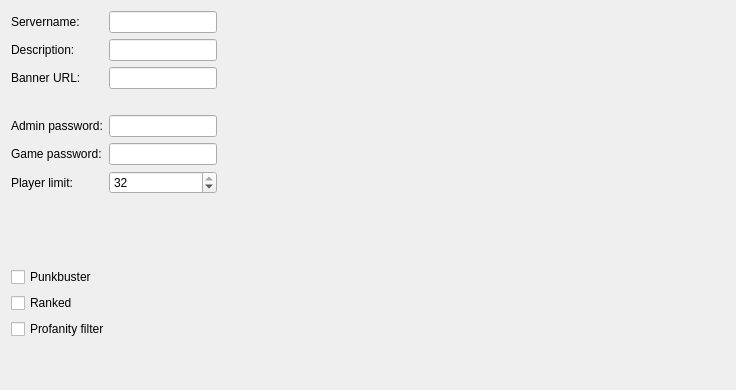
         <widget class="QWidget" name="tab_op_so">
          <attribute name="title">
           <string>Server Options</string>
          </attribute>
          <layout class="QGridLayout" name="gridLayout_2">
           <item row="0" column="0">
            <layout class="QFormLayout" name="formLayout_2">
             <item row="0" column="0">
              <widget class="QLabel" name="label_op_so_serverName">
               <property name="locale">
                <locale language="English" country="UnitedStates"/>
               </property>
               <property name="text">
                <string>Servername:</string>
               </property>
              </widget>
             </item>
             <item row="0" column="1">
              <widget class="QLineEdit" name="lineEdit_op_so_serverName">
               <property name="locale">
                <locale language="English" country="UnitedStates"/>
               </property>
              </widget>
             </item>
             <item row="1" column="0">
              <widget class="QLabel" name="label_op_so_serverDescription">
               <property name="locale">
                <locale language="English" country="UnitedStates"/>
               </property>
               <property name="text">
                <string>Description:</string>
               </property>
              </widget>
             </item>
             <item row="1" column="1">
              <widget class="QLineEdit" name="lineEdit_op_so_serverDescription">
               <property name="locale">
                <locale language="English" country="UnitedStates"/>
               </property>
              </widget>
             </item>
             <item row="2" column="0">
              <widget class="QLabel" name="label_op_so_bannerUrl">
               <property name="locale">
                <locale language="English" country="UnitedStates"/>
               </property>
               <property name="text">
                <string>Banner URL:</string>
               </property>
              </widget>
             </item>
             <item row="2" column="1">
              <widget class="QLineEdit" name="lineEdit_op_so_bannerUrl">
               <property name="locale">
                <locale language="English" country="UnitedStates"/>
               </property>
              </widget>
             </item>
             <item row="4" column="0">
              <widget class="QLabel" name="label_op_so_adminPassword">
               <property name="locale">
                <locale language="English" country="UnitedStates"/>
               </property>
               <property name="text">
                <string>Admin password:</string>
               </property>
               <property name="alignment">
                <set>Qt::AlignLeading|Qt::AlignLeft|Qt::AlignVCenter</set>
               </property>
              </widget>
             </item>
             <item row="4" column="1">
              <widget class="QLineEdit" name="lineEdit_op_so_adminPassword">
               <property name="minimumSize">
                <size>
                 <width>0</width>
                 <height>0</height>
                </size>
               </property>
               <property name="maximumSize">
                <size>
                 <width>16777215</width>
                 <height>16777215</height>
                </size>
               </property>
               <property name="locale">
                <locale language="English" country="UnitedStates"/>
               </property>
              </widget>
             </item>
             <item row="5" column="0">
              <widget class="QLabel" name="label_so_gamePassword">
               <property name="locale">
                <locale language="English" country="UnitedStates"/>
               </property>
               <property name="text">
                <string>Game password:</string>
               </property>
               <property name="alignment">
                <set>Qt::AlignLeading|Qt::AlignLeft|Qt::AlignVCenter</set>
               </property>
              </widget>
             </item>
             <item row="5" column="1">
              <widget class="QLineEdit" name="lineEdit_op_so_gamePassword">
               <property name="minimumSize">
                <size>
                 <width>0</width>
                 <height>0</height>
                </size>
               </property>
               <property name="maximumSize">
                <size>
                 <width>16777215</width>
                 <height>16777215</height>
                </size>
               </property>
               <property name="styleSheet">
                <string notr="true"/>
               </property>
               <property name="locale">
                <locale language="English" country="UnitedStates"/>
               </property>
              </widget>
             </item>
             <item row="6" column="0">
              <widget class="QLabel" name="label_so_playerLimit">
               <property name="locale">
                <locale language="English" country="UnitedStates"/>
               </property>
               <property name="text">
                <string>Player limit:</string>
               </property>
               <property name="alignment">
                <set>Qt::AlignLeading|Qt::AlignLeft|Qt::AlignVCenter</set>
               </property>
              </widget>
             </item>
             <item row="6" column="1">
              <widget class="QSpinBox" name="spinBox_op_so_playerLimit">
               <property name="minimumSize">
                <size>
                 <width>0</width>
                 <height>0</height>
                </size>
               </property>
               <property name="maximumSize">
                <size>
                 <width>16777215</width>
                 <height>16777215</height>
                </size>
               </property>
               <property name="locale">
                <locale language="English" country="UnitedStates"/>
               </property>
               <property name="maximum">
                <number>32</number>
               </property>
               <property name="value">
                <number>32</number>
               </property>
              </widget>
             </item>
             <item row="3" column="1">
              <widget class="QLabel" name="label_op_so_bannerImage">
               <property name="text">
                <string/>
               </property>
              </widget>
             </item>
            </layout>
           </item>
           <item row="0" column="1" rowspan="2">
            <spacer name="horizontalSpacer_3">
             <property name="orientation">
              <enum>Qt::Horizontal</enum>
             </property>
             <property name="sizeHint" stdset="0">
              <size>
               <width>502</width>
               <height>328</height>
              </size>
             </property>
            </spacer>
           </item>
           <item row="1" column="0">
            <layout class="QVBoxLayout" name="verticalLayout">
             <item>
              <widget class="QCheckBox" name="checkBox_op_so_ranked">
               <property name="locale">
                <locale language="English" country="UnitedStates"/>
               </property>
               <property name="text">
                <string>Punkbuster</string>
               </property>
              </widget>
             </item>
             <item>
              <widget class="QCheckBox" name="checkBox_op_so_punkbuster">
               <property name="locale">
                <locale language="English" country="UnitedStates"/>
               </property>
               <property name="text">
                <string>Ranked</string>
               </property>
              </widget>
             </item>
             <item>
              <widget class="QCheckBox" name="checkBox_op_so_profanityFilter">
               <property name="locale">
                <locale language="English" country="UnitedStates"/>
               </property>
               <property name="text">
                <string>Profanity filter</string>
               </property>
              </widget>
             </item>
            </layout>
           </item>
           <item row="2" column="0" colspan="2">
            <spacer name="verticalSpacer">
             <property name="orientation">
              <enum>Qt::Vertical</enum>
             </property>
             <property name="sizeHint" stdset="0">
              <size>
               <width>20</width>
               <height>40</height>
              </size>
             </property>
            </spacer>
           </item>
          </layout>
         </widget>
